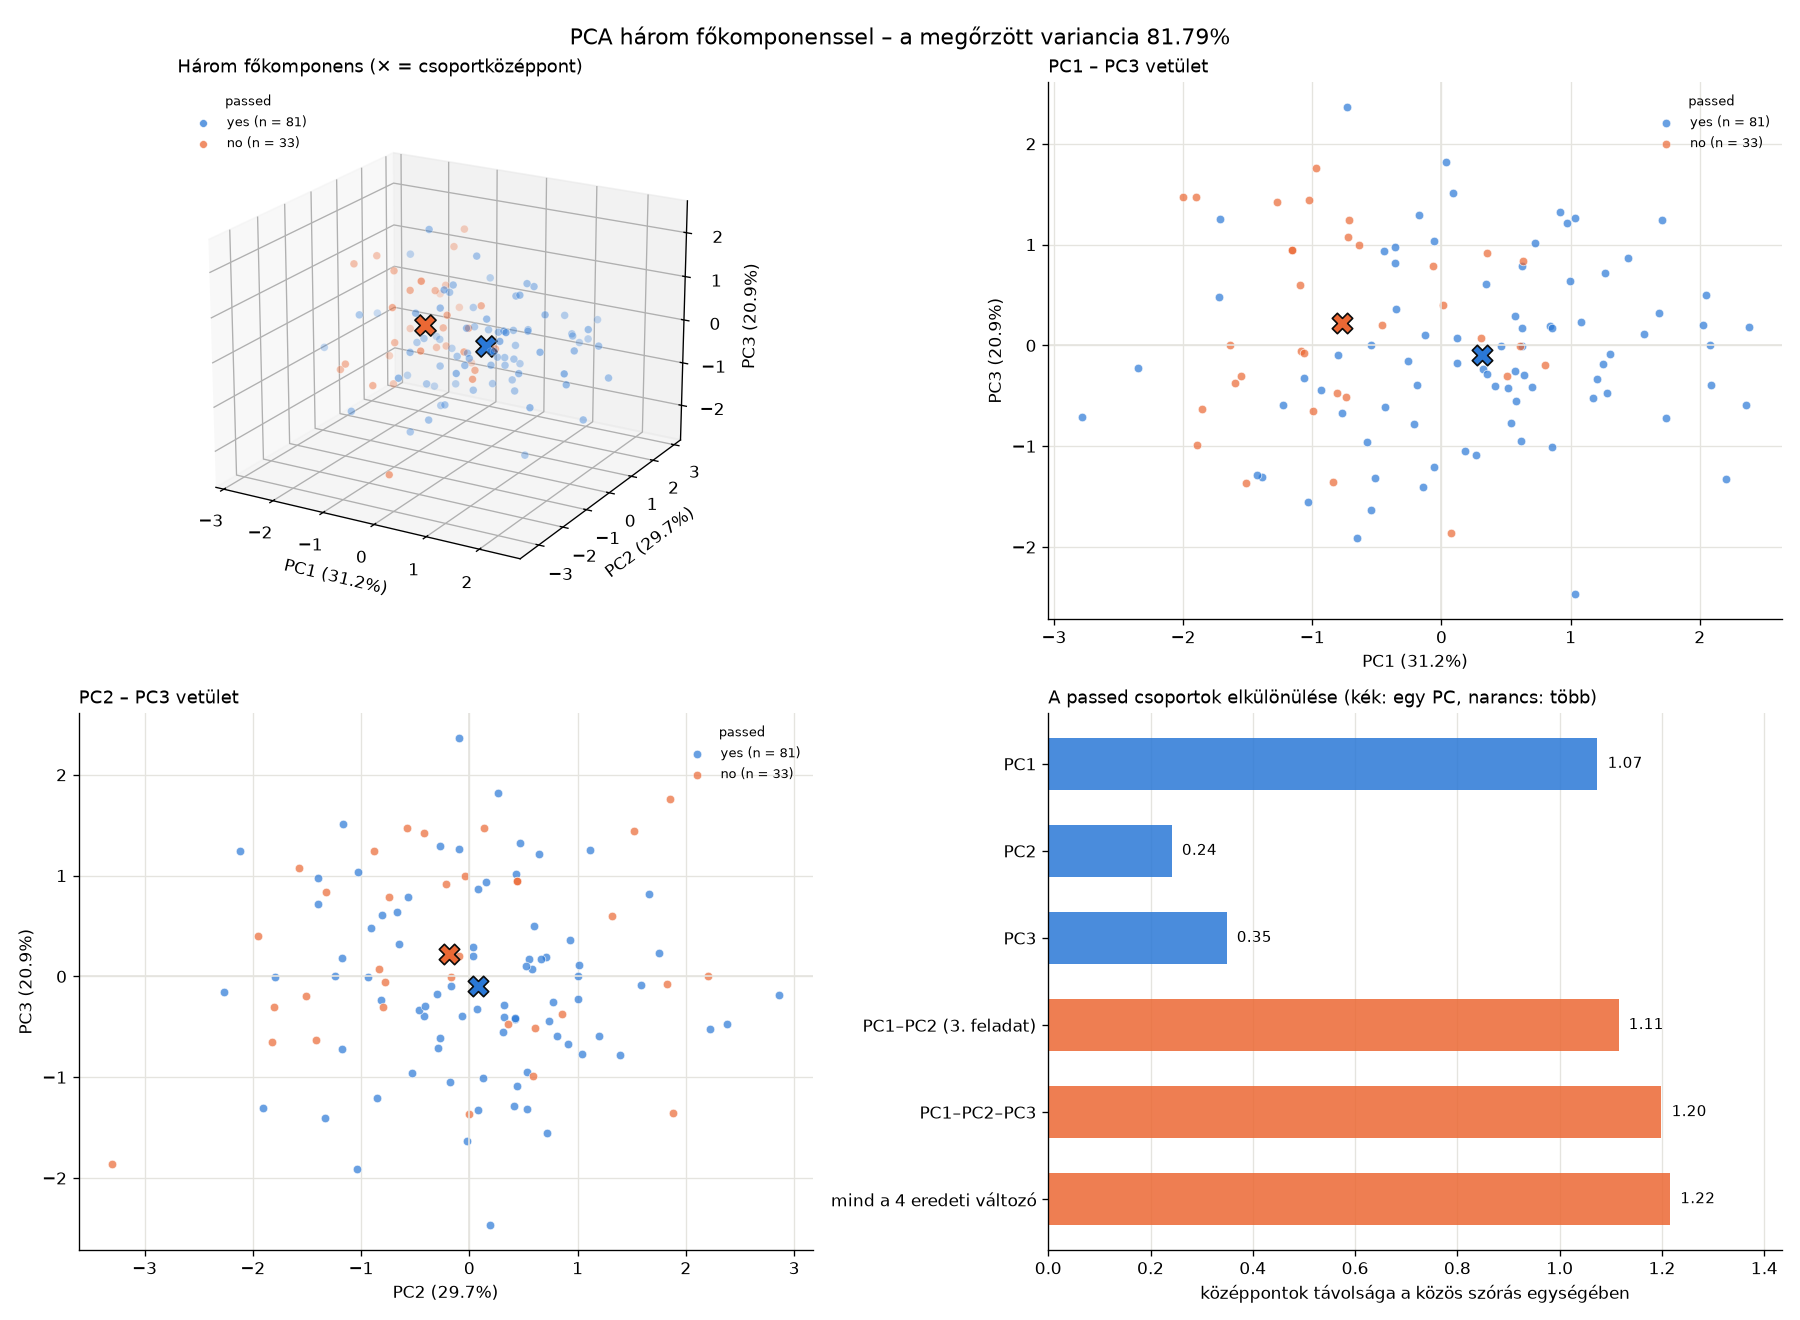

Recreate this plot in Python.
# -*- coding: utf-8 -*-
"""6. PCA három főkomponens megtartásával.

Bemenet: student_performance_imputed.csv

Az 1–3. feladat alapján (a redundáns sleep_hours nélkül) a négy
standardizált jellemzőn három komponensű PCA-t végzünk, a hallgatókat a
passed szerint színezve ábrázoljuk (térben és a PC3-at tartalmazó
síkvetületekben), majd az eredményt összevetjük a 3. feladat kétkomponensű
megoldásával.
"""

import os

import numpy as np
import pandas as pd
import matplotlib.pyplot as plt
from scipy import stats
from sklearn.decomposition import PCA

from pca_kozos import (MAPPA, JELLEMZOK, SZIN, SZIN2, SZOVEG_SZIN, RACS_SZIN, PASSED_SZINEK,
                       beolvas, cim, standardizal, pca_2d, sulyok, ax_formaz, elkulonules)

PC = ["PC1", "PC2", "PC3"]


def pca_3d(df):
    """Standardizálás + három komponensű PCA; a modell és a pontszámok DataFrame-je."""
    z = standardizal(df, JELLEMZOK)
    pca = PCA(n_components=3)
    eredmeny = pd.DataFrame(pca.fit_transform(z), columns=PC, index=df.index)
    eredmeny[["student_id", "programme", "passed"]] = df[["student_id", "programme", "passed"]]
    return pca, eredmeny


def tavoliak(eredmeny, pca, oszlopok):
    """A PC-k szórásával skálázott távolság² > χ²(k; 0,975) feltételnek megfelelő hallgatók."""
    d2 = sum(eredmeny[pc] ** 2 / pca.explained_variance_[i] for i, pc in enumerate(oszlopok))
    hatar = stats.chi2.ppf(0.975, df=len(oszlopok))
    return eredmeny.loc[d2 > hatar, "student_id"].tolist(), np.sqrt(d2), hatar


def szoras_pont(ax, eredmeny, x, y, arany, cim_szoveg):
    """Kétdimenziós vetület a passed szerint színezve, csoportközéppontokkal."""
    for csoport, szin in PASSED_SZINEK.items():
        resz = eredmeny[eredmeny["passed"] == csoport]
        ax.scatter(resz[x], resz[y], s=26, color=szin, alpha=0.7, edgecolor="white",
                   linewidth=0.5, label="{} (n = {})".format(csoport, len(resz)))
        ax.scatter(resz[x].mean(), resz[y].mean(), s=150, marker="X", color=szin,
                   edgecolor=SZOVEG_SZIN, linewidth=1, zorder=3)
    ax.axhline(0, color=RACS_SZIN, linewidth=1)
    ax.axvline(0, color=RACS_SZIN, linewidth=1)
    ax.legend(frameon=False, fontsize=8, title="passed", title_fontsize=8)
    ax_formaz(ax, cim_szoveg, "{} ({:.1%})".format(x, arany[PC.index(x)]),
              "{} ({:.1%})".format(y, arany[PC.index(y)]))


def abra(eredmeny, arany, tavolsagok):
    fig = plt.figure(figsize=(15, 11))

    ax3d = fig.add_subplot(2, 2, 1, projection="3d")
    for csoport, szin in PASSED_SZINEK.items():
        resz = eredmeny[eredmeny["passed"] == csoport]
        ax3d.scatter(resz["PC1"], resz["PC2"], resz["PC3"], s=22, color=szin, alpha=0.75,
                     edgecolor="white", linewidth=0.4, label="{} (n = {})".format(csoport, len(resz)))
        ax3d.scatter(*resz[PC].mean(), s=160, marker="X", color=szin, edgecolor=SZOVEG_SZIN,
                     linewidth=1, depthshade=False)
    ax3d.set_xlabel("PC1 ({:.1%})".format(arany[0]))
    ax3d.set_ylabel("PC2 ({:.1%})".format(arany[1]))
    ax3d.set_zlabel("PC3 ({:.1%})".format(arany[2]))
    ax3d.view_init(elev=20, azim=-60)
    ax3d.legend(frameon=False, fontsize=8, title="passed", title_fontsize=8, loc="upper left")
    ax3d.set_title("Három főkomponens (✕ = csoportközéppont)", loc="left", fontsize=11)

    szoras_pont(fig.add_subplot(2, 2, 2), eredmeny, "PC1", "PC3", arany, "PC1 – PC3 vetület")
    szoras_pont(fig.add_subplot(2, 2, 3), eredmeny, "PC2", "PC3", arany, "PC2 – PC3 vetület")

    ax = fig.add_subplot(2, 2, 4)
    szinek = [SZIN] * 3 + [SZIN2] * 3
    ax.barh(list(tavolsagok.index), tavolsagok.to_numpy(), color=szinek, alpha=0.85, height=0.6)
    for y, ertek in enumerate(tavolsagok):
        ax.text(ertek + 0.02, y, "{:.2f}".format(ertek), va="center", fontsize=9)
    ax.invert_yaxis()
    ax.set_xlim(0, tavolsagok.max() * 1.18)
    ax_formaz(ax, "A passed csoportok elkülönülése (kék: egy PC, narancs: több)",
              "középpontok távolsága a közös szórás egységében", "", racs="x")

    fig.suptitle("PCA három főkomponenssel – a megőrzött variancia {:.2%}".format(arany.sum()),
                 fontsize=13)
    fig.tight_layout()
    fig.savefig(os.path.join(MAPPA, "06_pca_3_komponens.png"), dpi=120)


def main():
    pd.set_option("display.width", 150)
    pd.set_option("display.max_columns", 20)
    df = beolvas()

    cim("PCA három komponenssel – az eredmény DataFrame-je")
    pca3, eredmeny3 = pca_3d(df)
    arany3 = pca3.explained_variance_ratio_
    print(eredmeny3.head(10).round(3).to_string(index=False))
    print("... ({} sor)".format(len(eredmeny3)))
    print()
    print("Magyarázott varianciaarány: PC1 = {:.2%}, PC2 = {:.2%}, PC3 = {:.2%}, együtt {:.2%}"
          .format(*arany3, arany3.sum()))

    pca2, eredmeny2 = pca_2d(df, JELLEMZOK)
    arany2 = pca2.explained_variance_ratio_

    cim("Összevetés a 3. feladattal: megőrzött variancia")
    print("  két komponens (3. feladat):  {:.2%}, kimarad {:.2%}".format(arany2.sum(), 1 - arany2.sum()))
    print("  három komponens:             {:.2%}, kimarad {:.2%}".format(arany3.sum(), 1 - arany3.sum()))
    print("A PC3 további {:.2f} százalékpontot ad, így a megoldás átlépi a 80%-os irányelvet.".format(
        100 * arany3[2]))

    cim("Összevetés a 3. feladattal: azonosak-e az első két komponens?")
    s3 = sulyok(pca3, JELLEMZOK)
    s2 = sulyok(pca2, JELLEMZOK)
    azonos = np.allclose(eredmeny3[["PC1", "PC2"]], eredmeny2[["PC1", "PC2"]])
    print(pd.concat({"3. feladat (2 PC)": s2, "6. feladat (3 PC)": s3}, axis=1)
          .round(3).to_string(na_rep="–"))
    print()
    print("A PC1 és a PC2 súlyai és pontszámai {} a 3. feladatéval.".format(
        "pontosan megegyeznek" if azonos else "eltérnek"))
    print("A PCA komponensei egymásra épülnek: a k-adik komponens a maradék variancia")
    print("legnagyobb irányát keresi, ezért egy újabb komponens megtartása a korábbiakat nem")
    print("változtatja meg, csak egy új, rájuk merőleges tengelyt ad hozzá.")

    cim("Mit mér a PC3?")
    rendezett = s3["PC3"].reindex(s3["PC3"].abs().sort_values(ascending=False).index)
    print(", ".join("{} ({:+.3f})".format(v, s) for v, s in rendezett.items()))
    print()
    print("A PC3 az óralátogatást állítja szembe az előzetes eredménnyel és a tanulási idővel:")
    print("magas értéket az kap, aki rendszeresen bejár az órákra, de az előzetes GPA-ja és a")
    print("tanulásra fordított ideje alacsonyabb („bejár, de kevésbé felkészült”), alacsonyat")
    print("az, aki jó előzetes eredményű és sokat tanul, de ritkábban jár órára.")

    cim("Elkülönülnek-e jobban a sikeres és sikertelen hallgatók?")
    print(eredmeny3.groupby("passed")[PC].agg(["mean", "std"]).round(3).to_string())
    print()
    tavolsagok = pd.Series({
        "PC1": elkulonules(eredmeny3, ["PC1"]),
        "PC2": elkulonules(eredmeny3, ["PC2"]),
        "PC3": elkulonules(eredmeny3, ["PC3"]),
        "PC1–PC2 (3. feladat)": elkulonules(eredmeny3, ["PC1", "PC2"]),
        "PC1–PC2–PC3": elkulonules(eredmeny3, PC),
    })
    z = standardizal(df, JELLEMZOK).assign(passed=df["passed"])
    tavolsagok["mind a 4 eredeti változó"] = elkulonules(z, JELLEMZOK)
    print("A csoportközéppontok távolsága a közös szórás egységében:")
    for nev, ertek in tavolsagok.items():
        print("  {:<26} {:.3f}".format(nev, ertek))
    print()
    print("Kétmintás t-próba komponensenként (yes vs no), csak tájékoztatásul:")
    for pc in PC:
        p = stats.ttest_ind(eredmeny3.loc[eredmeny3["passed"] == "yes", pc],
                            eredmeny3.loc[eredmeny3["passed"] == "no", pc]).pvalue
        print("  {}: p = {:.2g}".format(pc, p))
    print()
    print("A PC3 mentén a sikertelenek átlaga pozitív ({:+.2f}), a sikereseké negatív ({:+.2f}):"
          .format(*eredmeny3.groupby("passed")["PC3"].mean().loc[["no", "yes"]]))
    print("a sikertelenek között relatíve több a rendszeresen bejáró, de alacsonyabb GPA-jú")
    print("és kevesebbet tanuló hallgató. Ez a különbség kicsi, a PC3 egymagában gyengén")
    print("választ el (a PC1-nél jóval gyengébben). A harmadik komponenssel a térbeli")
    print("elkülönülés {:.2f}-ről {:.2f}-re nő, és így már szinte eléri a mind a négy eredeti".format(
        tavolsagok["PC1–PC2 (3. feladat)"], tavolsagok["PC1–PC2–PC3"]))
    print("változóval mérhető értéket ({:.2f}). A pontfelhők térben is nagyrészt átfedik".format(
        tavolsagok["mind a 4 eredeti változó"]))
    print("egymást, éles szétválás nincs.")

    cim("Távol eső hallgatók: 2 és 3 komponens")
    tav2, _, hatar2 = tavoliak(eredmeny3, pca3, ["PC1", "PC2"])
    tav3, d3, hatar3 = tavoliak(eredmeny3, pca3, PC)
    print("  2 PC (χ²(2) határ = {:.2f}): {}".format(hatar2, ", ".join(tav2)))
    print("  3 PC (χ²(3) határ = {:.2f}): {}".format(hatar3, ", ".join(tav3)))
    print()
    print("Az S055 három komponensnél is kiugrik (skálázott távolság {:.2f}), őt a változók".format(
        d3[eredmeny3["student_id"] == "S055"].iloc[0]))
    print("szokatlan kombinációja minden nézetben elkülöníti. Az S006 a 3D-ben már a határon")
    print("belül van: a PC3 mentén átlagos, és a három dimenzióhoz tartozó határ magasabb.")

    cim("A megfigyelések összefoglalása")
    print("1. A három komponens a variancia {:.2%}-át őrzi meg (két komponens: {:.2%}); csak".format(
        arany3.sum(), arany2.sum()))
    print("   {:.2%} marad ki, így a 80%-os irányelv teljesül.".format(1 - arany3.sum()))
    print("2. A PC1 és a PC2 a 3. feladattal azonos; a PC3 egy új, tőlük független tengely,")
    print("   amely az óralátogatást a GPA-val és a tanulási idővel állítja szembe.")
    print("3. A passed szerinti elkülönülést továbbra is főként a PC1 hordozza. A PC3")
    print("   kismértékben javít ({:.2f} → {:.2f}), de a csoportok térben is erősen átfednek.".format(
        tavolsagok["PC1–PC2 (3. feladat)"], tavolsagok["PC1–PC2–PC3"]))
    print("4. Ez megerősíti a 3. feladat megjegyzését: a csoportokat megkülönböztető eltérés")
    print("   egy része a kihagyott komponensben volt, de a négy változó alapján sem válik el")
    print("   élesen a két csoport, a sikerességet a mért tanulási jellemzők csak részben írják le.")
    print("5. A 3D ábra kevésbé áttekinthető; a nézőponttól függően más-más átfedés látszik,")
    print("   ezért érdemes a síkvetületeket (PC1–PC3, PC2–PC3) is megnézni.")

    abra(eredmeny3, arany3, tavolsagok)
    plt.show()


if __name__ == "__main__":
    main()
